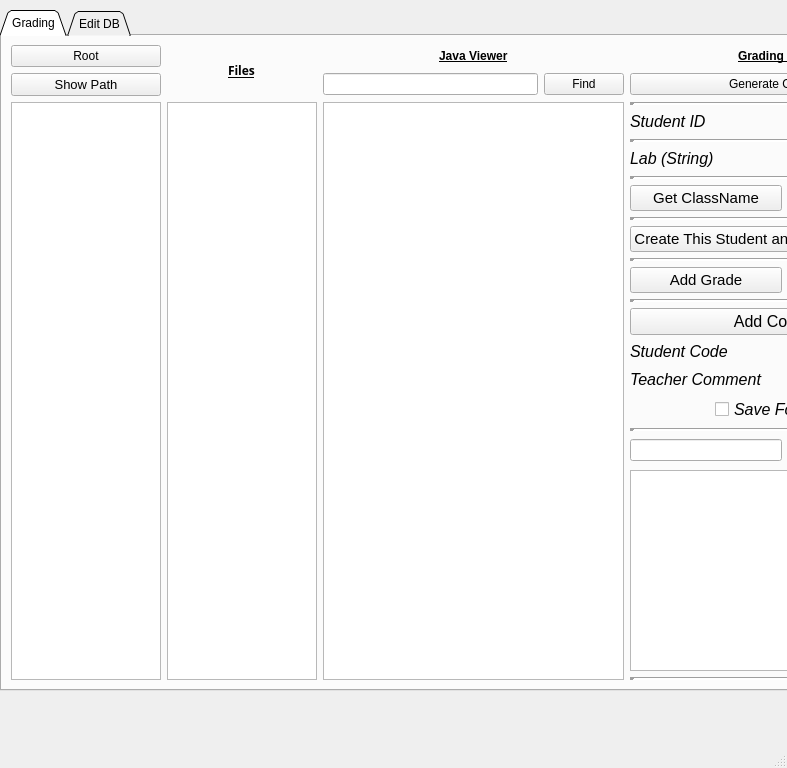
<?xml version="1.0" encoding="UTF-8"?>
<ui version="4.0">
 <class>MainWindow</class>
 <widget class="QMainWindow" name="MainWindow">
  <property name="geometry">
   <rect>
    <x>0</x>
    <y>0</y>
    <width>787</width>
    <height>768</height>
   </rect>
  </property>
  <property name="windowTitle">
   <string>MainWindow</string>
  </property>
  <widget class="QWidget" name="centralwidget">
   <widget class="QTabWidget" name="overallTabs">
    <property name="geometry">
     <rect>
      <x>0</x>
      <y>10</y>
      <width>951</width>
      <height>681</height>
     </rect>
    </property>
    <property name="autoFillBackground">
     <bool>true</bool>
    </property>
    <property name="tabShape">
     <enum>QTabWidget::Triangular</enum>
    </property>
    <property name="currentIndex">
     <number>0</number>
    </property>
    <property name="usesScrollButtons">
     <bool>true</bool>
    </property>
    <property name="movable">
     <bool>true</bool>
    </property>
    <property name="tabBarAutoHide">
     <bool>true</bool>
    </property>
    <widget class="QWidget" name="gradingTab">
     <attribute name="title">
      <string>Grading</string>
     </attribute>
     <layout class="QGridLayout" name="gridLayout_3">
      <item row="0" column="1">
       <layout class="QGridLayout" name="gridLayoutGradingView" columnstretch="0,0,0,0,0,0">
        <item row="3" column="0" colspan="2">
         <widget class="QTreeView" name="fileTreeView">
          <property name="sizePolicy">
           <sizepolicy hsizetype="Expanding" vsizetype="Expanding">
            <horstretch>0</horstretch>
            <verstretch>0</verstretch>
           </sizepolicy>
          </property>
          <property name="maximumSize">
           <size>
            <width>150</width>
            <height>1500000</height>
           </size>
          </property>
         </widget>
        </item>
        <item row="0" column="0" colspan="2">
         <widget class="QPushButton" name="specifyPath">
          <property name="sizePolicy">
           <sizepolicy hsizetype="Minimum" vsizetype="Minimum">
            <horstretch>0</horstretch>
            <verstretch>0</verstretch>
           </sizepolicy>
          </property>
          <property name="maximumSize">
           <size>
            <width>150</width>
            <height>16777215</height>
           </size>
          </property>
          <property name="text">
           <string>Root</string>
          </property>
          <property name="autoDefault">
           <bool>false</bool>
          </property>
          <property name="default">
           <bool>false</bool>
          </property>
          <property name="flat">
           <bool>false</bool>
          </property>
         </widget>
        </item>
        <item row="3" column="2">
         <widget class="QListView" name="fileListView">
          <property name="sizePolicy">
           <sizepolicy hsizetype="Expanding" vsizetype="Expanding">
            <horstretch>0</horstretch>
            <verstretch>0</verstretch>
           </sizepolicy>
          </property>
          <property name="maximumSize">
           <size>
            <width>150</width>
            <height>16777215</height>
           </size>
          </property>
         </widget>
        </item>
        <item row="0" column="3" colspan="2" alignment="Qt::AlignHCenter">
         <widget class="QLabel" name="label_JavaViewer">
          <property name="text">
           <string>&lt;html&gt;&lt;head/&gt;&lt;body&gt;&lt;p&gt;&lt;span style=&quot; font-weight:600; text-decoration: underline;&quot;&gt;Java Viewer&lt;/span&gt;&lt;/p&gt;&lt;/body&gt;&lt;/html&gt;</string>
          </property>
         </widget>
        </item>
        <item row="1" column="4" rowspan="2">
         <widget class="QPushButton" name="searchPushButton">
          <property name="text">
           <string>Find</string>
          </property>
         </widget>
        </item>
        <item row="0" column="2" rowspan="3" alignment="Qt::AlignHCenter">
         <widget class="QLabel" name="label_Files">
          <property name="maximumSize">
           <size>
            <width>150</width>
            <height>16777215</height>
           </size>
          </property>
          <property name="font">
           <font>
            <family>.SF NS Text</family>
           </font>
          </property>
          <property name="text">
           <string>&lt;html&gt;&lt;head/&gt;&lt;body&gt;&lt;p&gt;&lt;span style=&quot; font-weight:600; text-decoration: underline;&quot;&gt;Files&lt;/span&gt;&lt;/p&gt;&lt;/body&gt;&lt;/html&gt;</string>
          </property>
         </widget>
        </item>
        <item row="1" column="5" rowspan="2">
         <widget class="QPushButton" name="outFileGeneratePB">
          <property name="text">
           <string>Generate Output File</string>
          </property>
         </widget>
        </item>
        <item row="1" column="3" rowspan="2">
         <widget class="QLineEdit" name="searchBoxLineEdit"/>
        </item>
        <item row="3" column="5">
         <layout class="QGridLayout" name="gridLayout">
          <item row="12" column="0">
           <widget class="QLabel" name="label_2">
            <property name="sizePolicy">
             <sizepolicy hsizetype="Minimum" vsizetype="Fixed">
              <horstretch>0</horstretch>
              <verstretch>0</verstretch>
             </sizepolicy>
            </property>
            <property name="font">
             <font>
              <pointsize>12</pointsize>
              <italic>true</italic>
             </font>
            </property>
            <property name="text">
             <string>Student Code</string>
            </property>
           </widget>
          </item>
          <item row="16" column="0">
           <widget class="QLineEdit" name="searchSavedCommentsLineEdit"/>
          </item>
          <item row="12" column="1">
           <widget class="QLineEdit" name="studentCodeLineEdit"/>
          </item>
          <item row="16" column="1">
           <widget class="QPushButton" name="findSavedCommentsPB">
            <property name="font">
             <font>
              <pointsize>12</pointsize>
             </font>
            </property>
            <property name="text">
             <string>Find Comments</string>
            </property>
           </widget>
          </item>
          <item row="8" column="0" colspan="2">
           <widget class="Line" name="line_7">
            <property name="lineWidth">
             <number>5</number>
            </property>
            <property name="orientation">
             <enum>Qt::Horizontal</enum>
            </property>
           </widget>
          </item>
          <item row="9" column="1">
           <widget class="QLineEdit" name="studentGradeLineEdit"/>
          </item>
          <item row="7" column="0" colspan="2">
           <widget class="QPushButton" name="DBLocationPB">
            <property name="font">
             <font>
              <pointsize>11</pointsize>
             </font>
            </property>
            <property name="text">
             <string>Create This Student and Specify DB Location</string>
            </property>
           </widget>
          </item>
          <item row="3" column="1">
           <widget class="QLineEdit" name="labNameLineEdit">
            <property name="maximumSize">
             <size>
              <width>16777215</width>
              <height>16777215</height>
             </size>
            </property>
           </widget>
          </item>
          <item row="5" column="1" alignment="Qt::AlignHCenter|Qt::AlignVCenter">
           <widget class="QLabel" name="classNameTextLabel">
            <property name="font">
             <font>
              <italic>true</italic>
             </font>
            </property>
            <property name="text">
             <string>default</string>
            </property>
           </widget>
          </item>
          <item row="0" column="0" colspan="2">
           <widget class="Line" name="line">
            <property name="lineWidth">
             <number>5</number>
            </property>
            <property name="orientation">
             <enum>Qt::Horizontal</enum>
            </property>
           </widget>
          </item>
          <item row="4" column="0" colspan="2">
           <widget class="Line" name="line_3">
            <property name="lineWidth">
             <number>5</number>
            </property>
            <property name="orientation">
             <enum>Qt::Horizontal</enum>
            </property>
           </widget>
          </item>
          <item row="1" column="0">
           <widget class="QLabel" name="studenTextLabel">
            <property name="sizePolicy">
             <sizepolicy hsizetype="Minimum" vsizetype="Fixed">
              <horstretch>0</horstretch>
              <verstretch>0</verstretch>
             </sizepolicy>
            </property>
            <property name="maximumSize">
             <size>
              <width>16777215</width>
              <height>16777215</height>
             </size>
            </property>
            <property name="font">
             <font>
              <pointsize>12</pointsize>
              <italic>true</italic>
              <underline>false</underline>
              <kerning>true</kerning>
             </font>
            </property>
            <property name="text">
             <string>Student ID</string>
            </property>
           </widget>
          </item>
          <item row="11" column="0" colspan="2">
           <widget class="QPushButton" name="addCommentPB">
            <property name="font">
             <font>
              <pointsize>12</pointsize>
             </font>
            </property>
            <property name="text">
             <string>Add Comment</string>
            </property>
           </widget>
          </item>
          <item row="1" column="1">
           <widget class="QLineEdit" name="studentNameInputLineEdit">
            <property name="maximumSize">
             <size>
              <width>16777215</width>
              <height>16777215</height>
             </size>
            </property>
           </widget>
          </item>
          <item row="2" column="0" colspan="2">
           <widget class="Line" name="line_2">
            <property name="lineWidth">
             <number>5</number>
            </property>
            <property name="orientation">
             <enum>Qt::Horizontal</enum>
            </property>
           </widget>
          </item>
          <item row="18" column="0" colspan="2">
           <widget class="Line" name="line_6">
            <property name="lineWidth">
             <number>5</number>
            </property>
            <property name="orientation">
             <enum>Qt::Horizontal</enum>
            </property>
           </widget>
          </item>
          <item row="5" column="0">
           <widget class="QPushButton" name="getClassNamePB">
            <property name="maximumSize">
             <size>
              <width>16777215</width>
              <height>16777215</height>
             </size>
            </property>
            <property name="font">
             <font>
              <pointsize>11</pointsize>
             </font>
            </property>
            <property name="text">
             <string>Get ClassName</string>
            </property>
           </widget>
          </item>
          <item row="6" column="0" colspan="2">
           <widget class="Line" name="line_4">
            <property name="lineWidth">
             <number>5</number>
            </property>
            <property name="orientation">
             <enum>Qt::Horizontal</enum>
            </property>
           </widget>
          </item>
          <item row="3" column="0">
           <widget class="QLabel" name="label">
            <property name="sizePolicy">
             <sizepolicy hsizetype="Minimum" vsizetype="Fixed">
              <horstretch>0</horstretch>
              <verstretch>0</verstretch>
             </sizepolicy>
            </property>
            <property name="maximumSize">
             <size>
              <width>16777215</width>
              <height>16777215</height>
             </size>
            </property>
            <property name="font">
             <font>
              <pointsize>12</pointsize>
              <italic>true</italic>
              <underline>false</underline>
             </font>
            </property>
            <property name="text">
             <string>Lab (String)</string>
            </property>
           </widget>
          </item>
          <item row="9" column="0">
           <widget class="QPushButton" name="assignGradePB">
            <property name="font">
             <font>
              <pointsize>11</pointsize>
             </font>
            </property>
            <property name="text">
             <string>Add Grade</string>
            </property>
           </widget>
          </item>
          <item row="13" column="1">
           <widget class="QLineEdit" name="teacherCommentLineEdit"/>
          </item>
          <item row="13" column="0">
           <widget class="QLabel" name="label_3">
            <property name="sizePolicy">
             <sizepolicy hsizetype="Minimum" vsizetype="Fixed">
              <horstretch>0</horstretch>
              <verstretch>0</verstretch>
             </sizepolicy>
            </property>
            <property name="font">
             <font>
              <pointsize>12</pointsize>
              <italic>true</italic>
             </font>
            </property>
            <property name="text">
             <string>Teacher Comment</string>
            </property>
           </widget>
          </item>
          <item row="14" column="0" colspan="2" alignment="Qt::AlignHCenter">
           <widget class="QCheckBox" name="saveForLatercheckBox">
            <property name="font">
             <font>
              <pointsize>12</pointsize>
              <italic>true</italic>
             </font>
            </property>
            <property name="text">
             <string>Save For Later?</string>
            </property>
           </widget>
          </item>
          <item row="10" column="0" colspan="2">
           <widget class="Line" name="line_8">
            <property name="lineWidth">
             <number>5</number>
            </property>
            <property name="orientation">
             <enum>Qt::Horizontal</enum>
            </property>
           </widget>
          </item>
          <item row="15" column="0" colspan="2">
           <widget class="Line" name="line_5">
            <property name="lineWidth">
             <number>5</number>
            </property>
            <property name="orientation">
             <enum>Qt::Horizontal</enum>
            </property>
           </widget>
          </item>
          <item row="17" column="0" colspan="2">
           <widget class="QTextEdit" name="showSearchSavedCommentsTextEdit"/>
          </item>
         </layout>
        </item>
        <item row="1" column="0" rowspan="2" colspan="2">
         <widget class="QPushButton" name="showPathPushBotton">
          <property name="maximumSize">
           <size>
            <width>150</width>
            <height>16777215</height>
           </size>
          </property>
          <property name="font">
           <font>
            <pointsize>10</pointsize>
           </font>
          </property>
          <property name="text">
           <string>Show Path</string>
          </property>
         </widget>
        </item>
        <item row="3" column="3" colspan="2">
         <widget class="QTextEdit" name="javaViewer">
          <property name="sizePolicy">
           <sizepolicy hsizetype="Expanding" vsizetype="Expanding">
            <horstretch>0</horstretch>
            <verstretch>0</verstretch>
           </sizepolicy>
          </property>
         </widget>
        </item>
        <item row="0" column="5" alignment="Qt::AlignHCenter">
         <widget class="QLabel" name="label_4">
          <property name="font">
           <font>
            <weight>75</weight>
            <bold>true</bold>
            <underline>true</underline>
           </font>
          </property>
          <property name="text">
           <string>Grading Section</string>
          </property>
         </widget>
        </item>
       </layout>
      </item>
     </layout>
    </widget>
    <widget class="QWidget" name="editDBTab">
     <attribute name="title">
      <string>Edit DB</string>
     </attribute>
     <layout class="QGridLayout" name="gridLayout_7">
      <item row="0" column="0">
       <layout class="QGridLayout" name="gridLayout_6">
        <item row="1" column="0" colspan="2">
         <widget class="QTableView" name="editableTableView"/>
        </item>
        <item row="0" column="0">
         <widget class="QPushButton" name="chooseDBLocationPB">
          <property name="text">
           <string>Choose Database to Open/Modify</string>
          </property>
         </widget>
        </item>
        <item row="0" column="1">
         <widget class="QComboBox" name="dbTablesComboBox"/>
        </item>
       </layout>
      </item>
     </layout>
    </widget>
   </widget>
  </widget>
  <widget class="QMenuBar" name="menubar">
   <property name="geometry">
    <rect>
     <x>0</x>
     <y>0</y>
     <width>787</width>
     <height>22</height>
    </rect>
   </property>
  </widget>
  <widget class="QStatusBar" name="statusbar"/>
 </widget>
 <resources/>
 <connections/>
</ui>
